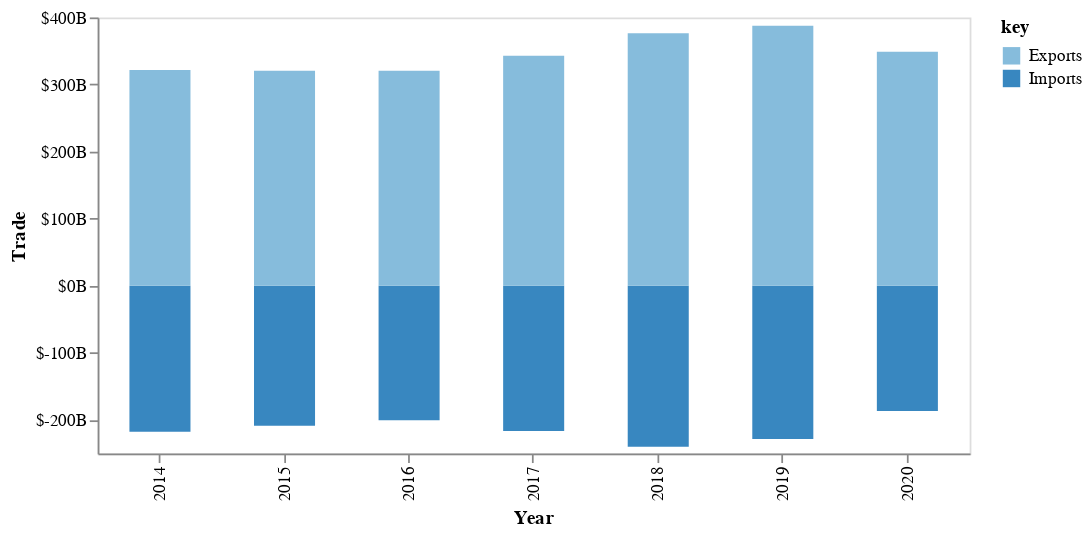

Source (notebook cell):
### Code cell
#source_country='Mexico'
trade_group='NAFTA'

#NAFTA COUNTRY DROPDOWN LIST
nafta_list=['Mexico','United States','Canada']
nafta_dropdown = alt.binding_select(options= nafta_list,name="Country")
nafta_select = alt.selection_single(fields=['Country'], bind=nafta_dropdown, init={'Country': nafta_list[0]})

#TRADE GROUP DROPDOWN LIST
tg_list=['NAFTA','World']
tg_dropdown = alt.binding_select(options= tg_list,name="Trading Group")
tg_select = alt.selection_single(fields=['Trading Group'], bind=tg_dropdown, init={'Trading Group': tg_list[0]})

#df_set=my_data.get_nafta_world_trade_data()
#df_set_input=df_set[(df_set['Country']==source_country) & (df_set['Trading Group']==trade_group)]

df_set=my_data.get_nafta_world_trade_data()
df_set_input=df_set[(df_set['Trading Group']==trade_group)]

#df_set=my_data.get_nafta_world_trade_data()
#df_set_input=df_set[(df_set['Country']==source_country)]

#from altair.vegalite.v4.schema.core import Color
base = alt.Chart(df_set_input).transform_fold(['Imports','Exports'])
base2= alt.Chart(df_set_input)

bar = base.mark_bar(size=(35)).encode(
    x=alt.X('Year:N',axis=alt.Axis(title='Year')),
    y=alt.Y('value:Q',axis=alt.Axis(title="Trade",labelExpr='"$" + datum.value / 1E3 + "B"')),#,
    #strokeWidth=alt.value(3)
    color=alt.Color("key:N",scale=alt.Scale(scheme='blues'))
).add_selection(
            nafta_select
        ).transform_filter(
            nafta_select).properties(
    width=500,
    height=250
    )

#base2= alt.Chart(df_set_input).transform_fold(['Net Exports'])
#line = base2.mark_line(color='green').encode(
 #   x=alt.X('Year:N'),#,axis=alt.Axis(title='Year')),
 #   y=alt.Y('value:Q'),#,axis=alt.Axis(title="Trade")),#,
  #  strokeWidth=alt.value(1)
#).add_selection(
 #          nafta_select
  #      ).transform_filter(
   #         nafta_select).properties(width=500,height=250)
#,line
#,line
#line
return_chart=alt.layer(bar).configure_axis(grid=False)
return_chart

### Figure 1 — Vega-Lite specification as saved in the notebook (floating-point values rounded to 4 significant figures)
{"config": {"view": {"continuousWidth": 400, "continuousHeight": 300}, "axis": {"grid": false}}, "layer": [{"mark": {"type": "bar", "size": 35}, "encoding": {"color": {"field": "key", "scale": {"scheme": "blues"}, "type": "nominal"}, "x": {"axis": {"title": "Year"}, "field": "Year", "type": "nominal"}, "y": {"axis": {"labelExpr": "\"$\" + datum.value / 1E3 + \"B\"", "title": "Trade"}, "field": "value", "type": "quantitative"}}, "height": 250, "selection": {"selector025": {"type": "single", "fields": ["Country"], "bind": {"input": "select", "options": ["Mexico", "United States", "Canada"], "name": "Country"}, "init": {"Country": "Mexico"}}}, "transform": [{"fold": ["Imports", "Exports"]}, {"filter": {"selection": "selector025"}}], "width": 500}], "data": {"name": "data-12750d6626f8ec10469d40110c8a7f2c"}, "$schema": "https://vega.github.io/schema/vega-lite/v4.17.0.json", "datasets": {"data-12750d6626f8ec10469d40110c8a7f2c": [{"Country": "Canada", "Year": 2014, "Trading Group": "NAFTA", "Imports": -293700.0, "Exports": 358400.0, "Net_Exports": 64780.0}, {"Country": "Canada", "Year": 2015, "Trading Group": "NAFTA", "Imports": -262400.0, "Exports": 305700.0, "Net_Exports": 43380.0}, {"Country": "Canada", "Year": 2016, "Trading Group": "NAFTA", "Imports": -249300.0, "Exports": 288300.0, "Net_Exports": 38980.0}, {"Country": "Canada", "Year": 2017, "Trading Group": "NAFTA", "Imports": -264400.0, "Exports": 310400.0, "Net_Exports": 46000.0}, {"Country": "Canada", "Year": 2018, "Trading Group": "NAFTA", "Imports": -279100.0, "Exports": 329900.0, "Net_Exports": 50840.0}, {"Country": "Canada", "Year": 2019, "Trading Group": "NAFTA", "Imports": -272600.0, "Exports": 330200.0, "Net_Exports": 57520.0}, {"Country": "Canada", "Year": 2020, "Trading Group": "NAFTA", "Imports": -232900.0, "Exports": 279200.0, "Net_Exports": 46290.0}, {"Country": "Mexico", "Year": 2014, "Trading Group": "NAFTA", "Imports": -217600.0, "Exports": 321600.0, "Net_Exports": 104000.0}, {"Country": "Mexico", "Year": 2015, "Trading Group": "NAFTA", "Imports": -208600.0, "Exports": 320600.0, "Net_Exports": 112000.0}, {"Country": "Mexico", "Year": 2016, "Trading Group": "NAFTA", "Imports": -200500.0, "Exports": 320700.0, "Net_Exports": 120200.0}, {"Country": "Mexico", "Year": 2017, "Trading Group": "NAFTA", "Imports": -216600.0, "Exports": 342800.0, "Net_Exports": 126200.0}, {"Country": "Mexico", "Year": 2018, "Trading Group": "NAFTA", "Imports": -240200.0, "Exports": 376500.0, "Net_Exports": 136300.0}, {"Country": "Mexico", "Year": 2019, "Trading Group": "NAFTA", "Imports": -228500.0, "Exports": 387500.0, "Net_Exports": 159000.0}, {"Country": "Mexico", "Year": 2020, "Trading Group": "NAFTA", "Imports": -186700.0, "Exports": 349000.0, "Net_Exports": 162300.0}, {"Country": "United States", "Year": 2014, "Trading Group": "NAFTA", "Imports": -641900.0, "Exports": 473100.0, "Net_Exports": -168800.0}, {"Country": "United States", "Year": 2015, "Trading Group": "NAFTA", "Imports": -589900.0, "Exports": 434500.0, "Net_Exports": -155400.0}, {"Country": "United States", "Year": 2016, "Trading Group": "NAFTA", "Imports": -572200.0, "Exports": 413100.0, "Net_Exports": -159200.0}, {"Country": "United States", "Year": 2017, "Trading Group": "NAFTA", "Imports": -614000.0, "Exports": 441800.0, "Net_Exports": -172200.0}, {"Country": "United States", "Year": 2018, "Trading Group": "NAFTA", "Imports": -665000.0, "Exports": 477900.0, "Net_Exports": -187100.0}, {"Country": "United States", "Year": 2019, "Trading Group": "NAFTA", "Imports": -677900.0, "Exports": 461400.0, "Net_Exports": -216500.0}, {"Country": "United States", "Year": 2020, "Trading Group": "NAFTA", "Imports": -595800.0, "Exports": 387200.0, "Net_Exports": -208600.0}]}}
